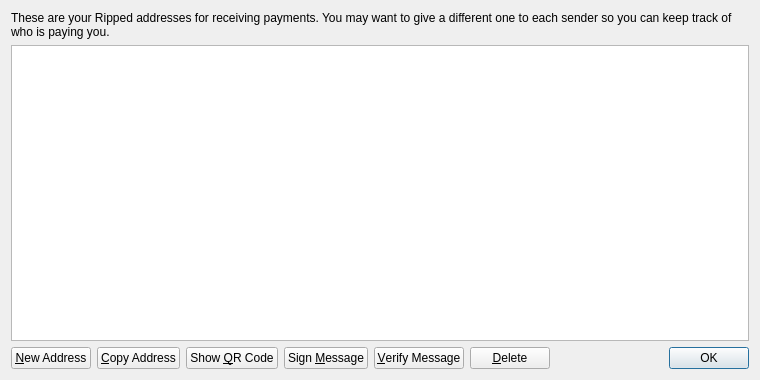
<?xml version="1.0" encoding="UTF-8"?>
<ui version="4.0">
 <class>AddressBookPage</class>
 <widget class="QWidget" name="AddressBookPage">
  <property name="geometry">
   <rect>
    <x>0</x>
    <y>0</y>
    <width>760</width>
    <height>380</height>
   </rect>
  </property>
  <property name="windowTitle">
   <string>Address Book</string>
  </property>
  <layout class="QVBoxLayout" name="verticalLayout">
   <item>
    <widget class="QLabel" name="labelExplanation">
     <property name="text">
      <string>These are your Ripped addresses for receiving payments. You may want to give a different one to each sender so you can keep track of who is paying you.</string>
     </property>
     <property name="textFormat">
      <enum>Qt::PlainText</enum>
     </property>
     <property name="wordWrap">
      <bool>true</bool>
     </property>
    </widget>
   </item>
   <item>
    <widget class="QTableView" name="tableView">
     <property name="contextMenuPolicy">
      <enum>Qt::CustomContextMenu</enum>
     </property>
     <property name="toolTip">
      <string>Double-click to edit address or label</string>
     </property>
     <property name="tabKeyNavigation">
      <bool>false</bool>
     </property>
     <property name="alternatingRowColors">
      <bool>true</bool>
     </property>
     <property name="selectionMode">
      <enum>QAbstractItemView::SingleSelection</enum>
     </property>
     <property name="selectionBehavior">
      <enum>QAbstractItemView::SelectRows</enum>
     </property>
     <property name="sortingEnabled">
      <bool>true</bool>
     </property>
     <attribute name="verticalHeaderVisible">
      <bool>false</bool>
     </attribute>
    </widget>
   </item>
   <item>
    <layout class="QHBoxLayout" name="horizontalLayout">
     <item>
      <widget class="QPushButton" name="newAddressButton">
       <property name="toolTip">
        <string>Create a new address</string>
       </property>
       <property name="text">
        <string>&amp;New Address</string>
       </property>
       <property name="icon">
        <iconset resource="../bitcoin.qrc">
         <normaloff>:/icons/add</normaloff>:/icons/add</iconset>
       </property>
      </widget>
     </item>
     <item>
      <widget class="QPushButton" name="copyToClipboard">
       <property name="toolTip">
        <string>Copy the currently selected address to the system clipboard</string>
       </property>
       <property name="text">
        <string>&amp;Copy Address</string>
       </property>
       <property name="icon">
        <iconset resource="../bitcoin.qrc">
         <normaloff>:/icons/editcopy</normaloff>:/icons/editcopy</iconset>
       </property>
      </widget>
     </item>
     <item>
      <widget class="QPushButton" name="showQRCode">
       <property name="text">
        <string>Show &amp;QR Code</string>
       </property>
       <property name="icon">
        <iconset resource="../bitcoin.qrc">
         <normaloff>:/icons/qrcode</normaloff>:/icons/qrcode</iconset>
       </property>
      </widget>
     </item>
     <item>
      <widget class="QPushButton" name="signMessage">
       <property name="toolTip">
        <string>Sign a message to prove you own a Ripped address</string>
       </property>
       <property name="text">
        <string>Sign &amp;Message</string>
       </property>
       <property name="icon">
        <iconset resource="../bitcoin.qrc">
         <normaloff>:/icons/edit</normaloff>:/icons/edit</iconset>
       </property>
      </widget>
     </item>
     <item>
      <widget class="QPushButton" name="verifyMessage">
       <property name="toolTip">
        <string>Verify a message to ensure it was signed with a specified Ripped address</string>
       </property>
       <property name="text">
        <string>&amp;Verify Message</string>
       </property>
       <property name="icon">
        <iconset resource="../bitcoin.qrc">
         <normaloff>:/icons/transaction_0</normaloff>:/icons/transaction_0</iconset>
       </property>
      </widget>
     </item>
     <item>
      <widget class="QPushButton" name="deleteButton">
       <property name="toolTip">
        <string>Delete the currently selected address from the list</string>
       </property>
       <property name="text">
        <string>&amp;Delete</string>
       </property>
       <property name="icon">
        <iconset resource="../bitcoin.qrc">
         <normaloff>:/icons/remove</normaloff>:/icons/remove</iconset>
       </property>
      </widget>
     </item>
     <item>
      <spacer name="horizontalSpacer">
       <property name="orientation">
        <enum>Qt::Horizontal</enum>
       </property>
       <property name="sizeHint" stdset="0">
        <size>
         <width>40</width>
         <height>20</height>
        </size>
       </property>
      </spacer>
     </item>
     <item>
      <widget class="QDialogButtonBox" name="buttonBox">
       <property name="sizePolicy">
        <sizepolicy hsizetype="Maximum" vsizetype="Fixed">
         <horstretch>0</horstretch>
         <verstretch>0</verstretch>
        </sizepolicy>
       </property>
       <property name="standardButtons">
        <set>QDialogButtonBox::Ok</set>
       </property>
      </widget>
     </item>
    </layout>
   </item>
  </layout>
 </widget>
 <resources>
  <include location="../bitcoin.qrc"/>
 </resources>
 <connections/>
</ui>
